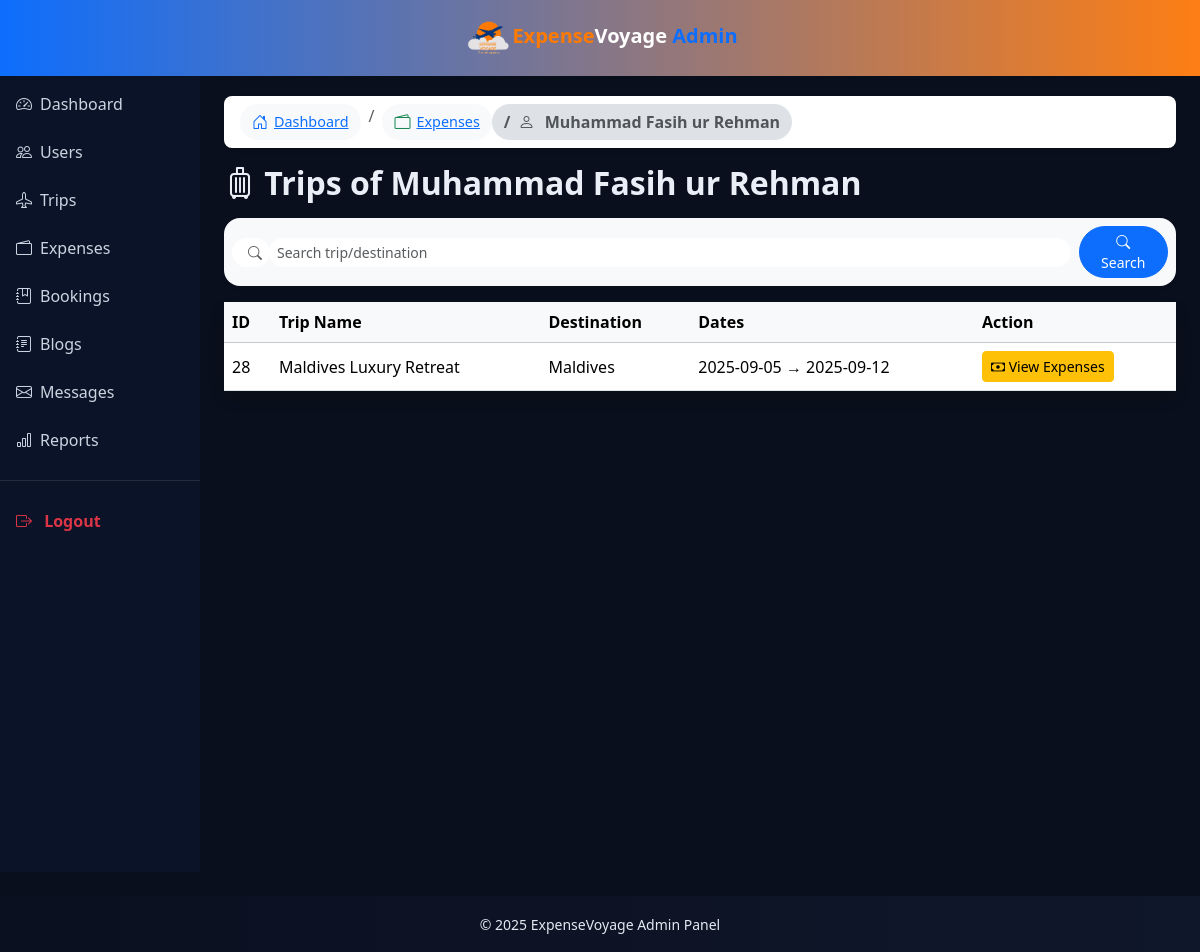
The page /admin/users-expenses-trips.php?user_id=5 (signed in) on the database its author committed.
### tables this page shows
CREATE TABLE `users` (
  `id` int(11) NOT NULL,
  `first_name` varchar(50) NOT NULL,
  `last_name` varchar(50) NOT NULL,
  `email` varchar(100) NOT NULL,
  `password` varchar(255) NOT NULL,
  `created_at` timestamp NOT NULL DEFAULT current_timestamp(),
  `remember_token` varchar(255) DEFAULT NULL
);

CREATE TABLE `trips` (
  `id` int(11) NOT NULL,
  `trip_name` varchar(100) NOT NULL,
  `destination` varchar(100) NOT NULL,
  `image` varchar(255) DEFAULT 'default.jpg',
  `description` text DEFAULT NULL,
  `start_date` date NOT NULL,
  `end_date` date NOT NULL,
  `budget` decimal(10,2) NOT NULL,
  `created_at` timestamp NOT NULL DEFAULT current_timestamp(),
  `user_id` int(11) UNSIGNED DEFAULT NULL
);

### admin/helpers.php (called while the page is built, shortened)
<?php
function h($str){
  return htmlspecialchars($str ?? '', ENT_QUOTES, 'UTF-8');
}

### admin/users-expenses-trips.php (the view, shortened to what this page needs)
<?php
require_once "connect.php";
require_once "helpers.php";
require_once "inc/admin-header.php";
require_once "inc/admin-sidebar.php";
$user_id = (int)($_GET['user_id'] ?? 0);
$user = $conn->query("SELECT * FROM users WHERE id=$user_id")->fetch_assoc();
$q = trim($_GET['q'] ?? '');
$where = "WHERE e.user_id=$user_id";
$limit = 10;
$page = max(1, (int)($_GET['page'] ?? 1));
$offset = ($page-1)*$limit;
$sql = "SELECT DISTINCT t.id, t.trip_name, t.destination, t.start_date, t.end_date
        FROM trips t
        JOIN expenses e ON e.trip_id = t.id
        $where
        ORDER BY t.id DESC LIMIT $limit OFFSET $offset";
$res = $conn->query($sql);
?>
<main class="col-12 col-md-12 col-lg-10 p-4">
  <nav aria-label="breadcrumb" data-aos="fade-down">
  <ol class="breadcrumb bg-white px-3 py-2 rounded-3 shadow-sm">
    <li class="breadcrumb-item">
      <a href="dashboard.php">
        <i class="bi bi-house-door crumb-dashboard"></i> Dashboard
      </a>
    </li>
    <li class="breadcrumb-item">
      <a href="admin-expenses.php">
        <i class="bi bi-wallet2 crumb-expenses"></i> Expenses
      </a>
    </li>
    <li class="breadcrumb-item active">
        <i class="bi bi-person"></i> <?=h($user['first_name']." ".$user['last_name'])?>
    </li>
  </ol>
</nav>
  <h2 class="fw-bold text-gradient mb-3" data-aos="fade-right">
    <i class="bi bi-suitcase"></i> Trips of <?=h($user['first_name']." ".$user['last_name'])?>
  </h2>
  <form class="d-flex align-items-center gap-2 p-2 rounded-4 shadow-sm bg-light mb-3" method="get" data-aos="fade-left">
    <div class="input-group input-group-sm flex-grow-1">
      <span class="input-group-text bg-white border-0 rounded-pill ps-3"><i class="bi bi-search text-muted"></i></span>
      <input type="text" name="q" value="<?=h($q)?>" class="form-control border-0 rounded-pill" placeholder="Search trip/destination" maxlength="50">
    </div>
    <button class="btn btn-sm btn-primary rounded-pill px-3"><i class="bi bi-search"></i> Search</button>
  </form>
  <div class="card shadow border-0 rounded-3" data-aos="fade-up">
    <div class="table-responsive">
      <table class="table table-hover align-middle mb-0">
        <thead class="table-light">
          <tr><th>ID</th><th>Trip Name</th><th>Destination</th><th>Dates</th><th>Action</th></tr>
        </thead>
        <tbody>
        <?php if ($res->num_rows): while($t=$res->fetch_assoc()): ?>
          <tr>
            <td><?=$t['id']?></td>
            <td><?=h($t['trip_name'])?></td>
            <td><?=h($t['destination'])?></td>
            <td><?=h($t['start_date'])?> → <?=h($t['end_date'])?></td>
            <td><a href="trips-expenses.php?trip_id=<?=$t['id']?>&user_id=<?=$user_id?>" class="btn btn-sm btn-warning"><i class="bi bi-cash"></i> View Expenses</a></td>
          </tr>
        <?php endwhile; else: ?>
          <tr><td colspan="5" class="text-center text-muted">No trips found.</td></tr>
        <?php endif; ?>
        </tbody>
      </table>
    </div>
  </div>
</main>
<?php require_once "inc/admin-footer.php"; ob_end_flush(); ?>

### admin/assets/admin.css (style rules this page uses)
html, body { height: 100%; }
html, body { overflow-x: hidden; }

### admin/inc/admin-header.php (style rules this page uses)
:root { --primary:#0d6efd; --accent:#fd7e14; --dark:#0b1020; --light:#f8f9fa; }
body { background:#0a0f1d; color:#e9eef7; font-family:"Segoe UI",sans-serif; }

### admin/users-expenses-trips.php (style rules this page uses)
.breadcrumb { margin-bottom: 1rem; }
.breadcrumb .breadcrumb-item a { display: inline-flex; align-items: center; padding: 6px 12px; border-radius: 20px; font-size: 0.9rem; font-weight: 500; background: #f8f9fa; transition: all 0.2s ease; }
.breadcrumb .bi { margin-right: 6px; font-size: 1rem; }
.crumb-dashboard { color: #0d6efd; }
.crumb-expenses { color: #198754; }
.breadcrumb-item.active { background: #dee2e6; border-radius: 20px; padding: 6px 12px; font-weight: 600; }
.table-responsive { overflow-x: auto; -webkit-overflow-scrolling: touch; }
.table { white-space: nowrap !important; }

### rows shown on the page
users: first_name+last_name "Muhammad Fasih ur Rehman"
trips: id "28", trip_name "Maldives Luxury Retreat", destination "Maldives", start_date "2025-09-05", end_date "2025-09-12"

### other values the page prints
$label "Dashboard Users Trips Expenses Bookings Blogs Messages"
